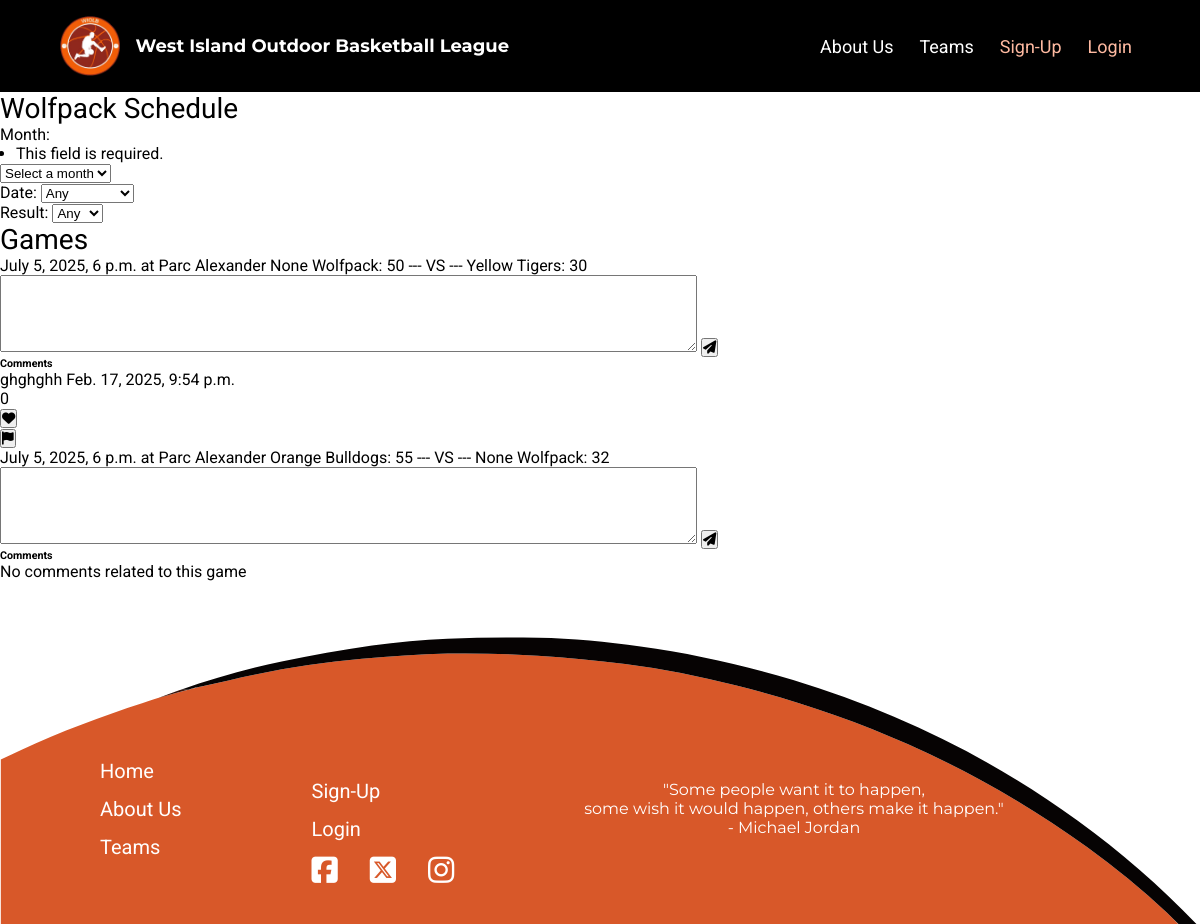
The app's page /wioblapp/team_schedule/Wolfpack/ with its own data.
### wioblapp/models.py (models this page shows, shortened)
class Game(models.Model):
    team_1 = models.ForeignKey(Team, on_delete=models.CASCADE, related_name="Team1_games")
    team_2 = models.ForeignKey(Team, on_delete=models.CASCADE, related_name="Team2_games")
    park = models.ForeignKey(Park, on_delete=models.CASCADE, related_name="games")
    winner = models.ForeignKey(Team, on_delete=models.RESTRICT, related_name="games", blank=True, null=True)
    date_time = models.DateTimeField("Date")
    team1_score = models.IntegerField("Team #1 Score", blank=True, null=True)
    team2_score = models.IntegerField("Team #2 Score", blank=True, null=True)

class Park(models.Model):
    name = models.CharField("Park Name", max_length=100)
    address = models.CharField(max_length=255)
    def __str__(self):
        return self.name

class Team(models.Model):
    name = models.CharField("Team Name", max_length=20, primary_key=True)
    coaches = models.ManyToManyField(UserAccount, related_name="teams", blank=True)
    place = models.IntegerField("Place", default=0)
    group = models.ForeignKey(RegistrationType, on_delete=models.CASCADE, related_name="teams", blank=True, null=True)
    color = models.CharField("Team Color", max_length=7, blank=True, null=True)
    def __str__(self):
        return f"{self.name}"

class Comment(models.Model):
    game = models.ForeignKey(Game, on_delete=models.CASCADE, related_name="comments")
    user_account = models.ForeignKey(UserAccount, on_delete=models.RESTRICT, related_name="comments")
    content = models.TextField("Content")
    date = models.DateTimeField("Date", auto_now_add=True)
    likes = models.IntegerField(default=0, blank=True, null=True)

### wioblapp/views.py (the view, shortened to what this page needs)
# urls.py: path("team_schedule/<str:team_name>/", views.team_schedule, name="team_schedule"),
def team_schedule(request, team_name):
    schedule_form = TeamScheduleForm(request.GET)
    comment_form = CreateCommentForm()
    team = team_name
    games = ( Game.objects.filter(team_1=team) | Game.objects.filter(team_2=team) ).distinct()
    comments = Comment.objects.filter(game__in=games)
    game_comments = []
    flags = Flag.objects.all()
    for game in games:
        game_comments.append({
            "game": game,
            "comments": comments.filter(game=game).order_by("-date"),
        })
    context = {
        "schedule_form": schedule_form,
        "comment_form": comment_form,
        "team": team,
        "games": games,
        "comments": comments,
        "game_comments": game_comments,
        "flags": flags,
    }
    return render(request, "team_schedule.html", context)

### wioblapp/forms.py
class TeamScheduleForm(forms.Form):
    MONTH_CHOICES = [
        ("", "Select a month"),
        ("All", "All"),
        ("6", "June"),
        ("7", "July"),
        ("8", "August")
    ]
    DATE_CHOICES = [
        ("", "Any"),
        ("Ascending", "Ascending"),
        ("Descending", "Descending")
    ]
    RESULT_CHOICES = [
        ("", "Any"),
        ("Win", "Win"),
        ("Lose", "Lose"),
        ("Tie", "Tie")
    ]
    month = forms.ChoiceField(label="Month",
                              choices=MONTH_CHOICES,
                              widget=forms.Select())
    date = forms.ChoiceField(label="Date",
                           choices=DATE_CHOICES,
                           required=False,
                           widget=forms.Select())
    result = forms.ChoiceField(label="Result",
                              choices=RESULT_CHOICES,
                              required=False,
                              widget=forms.Select())

class CreateCommentForm(forms.ModelForm):
    content = forms.CharField(widget=forms.Textarea(attrs={'rows':5, 'cols':85}))
    class Meta:
        model = Comment
        fields = ['content']

### wioblapp/templates/team_schedule.html (shortened to what this page needs)
{% extends 'base.html' %}
{% load static %}
{% block content %}
    <form action="{% url 'team_schedule' team %}" method="POST">
        <h3>{{ team }} Schedule</h3>
        {{ schedule_form }}
    </form>
    {% if games %}
    <h3>Games</h3>
        {% for game in game_comments %}
            {{ game.game.date_time }} at {{ game.game.park }}
            {% if game.game.team1_score and game.game.team2_score %}
                {{ game.game.team_1.color }} {{ game.game.team_1 }}: {{ game.game.team1_score }} --- VS --- {{ game.game.team_2.color }} {{ game.game.team_2 }}: {{ game.game.team2_score }}
            {% else %}
                {{ game.game.team_1 }} --- VS --- {{ game.game.team_2 }}
            {% endif %}
            <br>
            <form action="{% url 'create_comment' team %}" method="POST">
                {% for field in comment_form %}
                    {{ field }}
                {% endfor %}
                <button type="submit" name="post" value="{{ game.game.id }}"><i class="fa-solid fa-paper-plane"></i></button>
            </form>
            <h6>Comments</h6>
            {% if game.comments %}
                {% for comment in game.comments %}
                    {% if comment.game == game.game  %}
                        {{ comment.content }} {{ comment.date }}
                        <form action="{% url 'like_comment' team %}" method="POST">
                            <p>{{ comment.likes }}</p>
                            <button type="submit" name="like" value="{{ comment.id }}"><i class="fa-solid fa-heart"></i></button>
                        </form>
                        <form action="{% url 'flag_comment' team %}" method="POST">
                            <button type="submit" name="flag" value="{{ comment.id }}"><i class="fa-solid fa-flag"></i></button>
                        </form>
                    {% endif %}
                {% endfor %}
            {% else %}
                <p>No comments related to this game</p>
            {% endif %}
        {% endfor %}
    {% else %}
        <p>No Games</p>
    {% endif %}
{% endblock %}

### wiobl/static/style.css (style rules this page uses)
* { margin: 0; padding: 0; box-sizing: border-box; }
body { font-family: Roboto; }
h3 { font-family: Roboto; font-size: 28px; font-weight: 400; }
.errorlist li { margin-left: 16px; }

### records on screen
Game: game.date_time "July 5, 2025, 6 p.m.", game.park "Parc Alexander", game.team_1.color "None", game.team_1 "Wolfpack", game.team1_score "50", game.team_2.color "Yellow", game.team_2 "Tigers", game.team2_score "30", {{ game.game.id }} 1 (drawn)
Comment: content "ghghghh", date "Feb. 17, 2025, 9:54 p.m.", likes "0", {{ comment.id }} 15 (drawn)
Game: game.date_time "July 5, 2025, 6 p.m.", game.park "Parc Alexander", game.team_1.color "Orange", game.team_1 "Bulldogs", game.team1_score "55", game.team_2.color "None", game.team_2 "Wolfpack", game.team2_score "32", {{ game.game.id }} 2 (drawn), shows "No comments related to this game"

### other values on screen
{{ team }} "Wolfpack"
